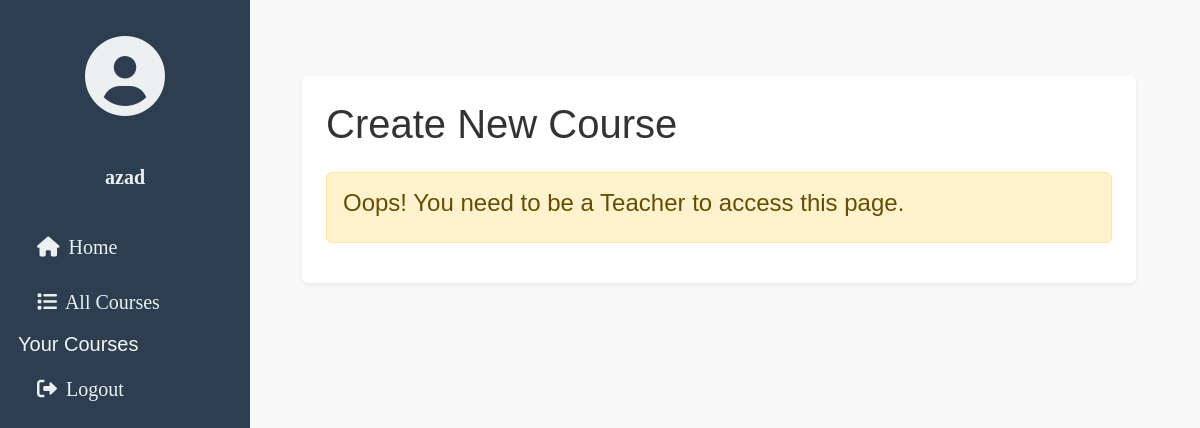
/courses/new/ (signed in), run on an earlier commit of the app's database.
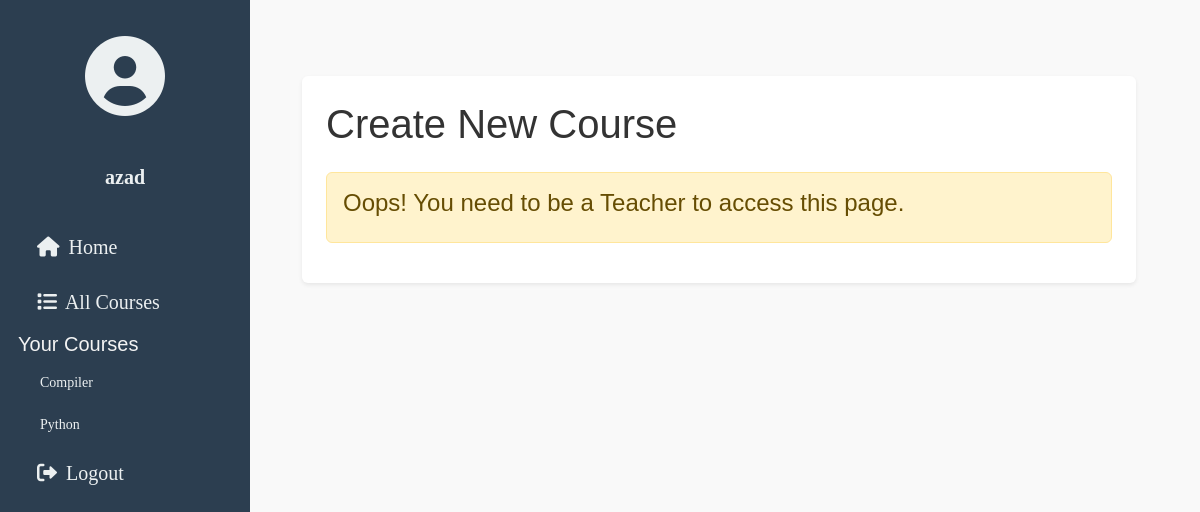
And on a later commit of the database.
### courses/models.py (models this page shows, shortened)
class Course(models.Model):
    course_name = models.CharField(max_length=200)
    course_description = models.TextField()
    teacher = models.ForeignKey(User, related_name="course", on_delete=models.CASCADE)
    students = models.ManyToManyField(User, through='Enrollment', related_name="student_course")
    def __str__(self):
        return str(self.course_name)
    class Meta:
        ordering = ['course_name']

### courses/views.py (the view, shortened to what this page needs)
class CreateCourse(LoginRequiredMixin, generic.CreateView):
    fields = ('course_name', 'course_description')
    model = Course
    def get(self, request,*args, **kwargs):
        self.object = None
        context_dict = self.get_context_data()
        context_dict.update(user_type=self.request.user.user_type)
        return self.render_to_response(context_dict)

### courses/context_processors.py (called while the page is built)
def courses_processor(request):
    course = Course.objects.all()
    return {'list_courses': course}

### courses/templates/courses/course_form.html (shortened to what this page needs)
{% extends 'courses/course_base.html' %}
{% load bootstrap4 %}
{% block main_content %}
<h1>Create New Course</h1>
<div class="mt-4">
    {% if user_type == 2 %}
    <form action="{% url 'courses:create' %}" method="POST">
        {% csrf_token %}
        {% bootstrap_form form %}
        <button type="submit" class="btn btn-success">Create</button>
    </form>
    {% else %}
    <div class="alert alert-warning">
        <h4>Oops! You need to be a Teacher to access this page.</h4>
    </div>
    {% endif %}
</div>
{% endblock main_content %}

### templates/base.html (shortened to what this page needs)
{% load static %}
<html lang="en">
  <head>
    <link
      href="https://cdn.jsdelivr.net/npm/bootstrap@5.3.0-alpha3/dist/css/bootstrap.min.css"
      rel="stylesheet"
    />
    <link
      rel="stylesheet"
      href="https://cdnjs.cloudflare.com/ajax/libs/font-awesome/6.0.0-beta3/css/all.min.css"
    />
    <link rel="stylesheet" href="{% static 'django_lms/css/master.css' %}" />
  </head>
  <body>
    <div class="sidenav">
      <div class="side-items">
        <div class="side-element">
          <i class="fa-solid fa-circle-user fa-5x"></i>
        </div>
        {% if user.is_authenticated %}
        <a href="{% url 'profile' pk=user.pk %}" class="sidemenu side-element">
          <strong>{{ user }}</strong>
        </a>
        <a href="{% url 'home' %}"><i class="fas fa-home"></i> Home</a>
        <a href="{% url 'courses:list' %}"
          ><i class="fas fa-list"></i> All Courses</a
        >
        {% if user.user_type == 1 %}
        <h5 class="sidemenu">Your Courses</h5>
        {% for course in list_courses %} {% if user in course.students.all %}
        <div class="course-item">
          <a href="{% url 'courses:detail' pk=course.pk %}">{{ course }}</a>
        </div>
        {% endif %} {% endfor %} {% endif %}
        <a href="{% url 'users:logout' %}" class="sidemenu">
          <i class="fas fa-sign-out-alt"></i> Logout
        </a>
        {% endif %}
      </div>
    </div>
    <div class="content">
      {% block body_content %} {% endblock body_content %}
    </div>
  </body>
</html>

What changed in the data, as far as the page shows it:
added Course: course_name "Compiler"
now on this page (row unchanged): Course: course_name "Python"
